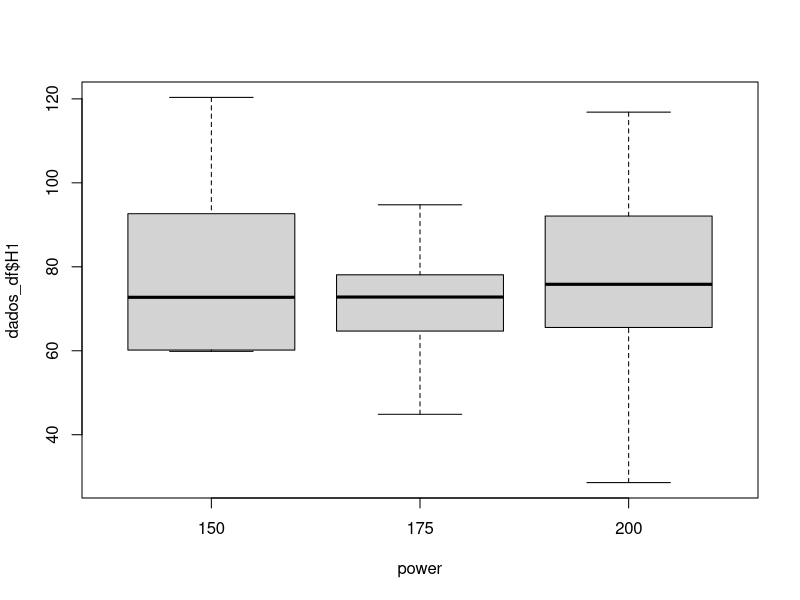
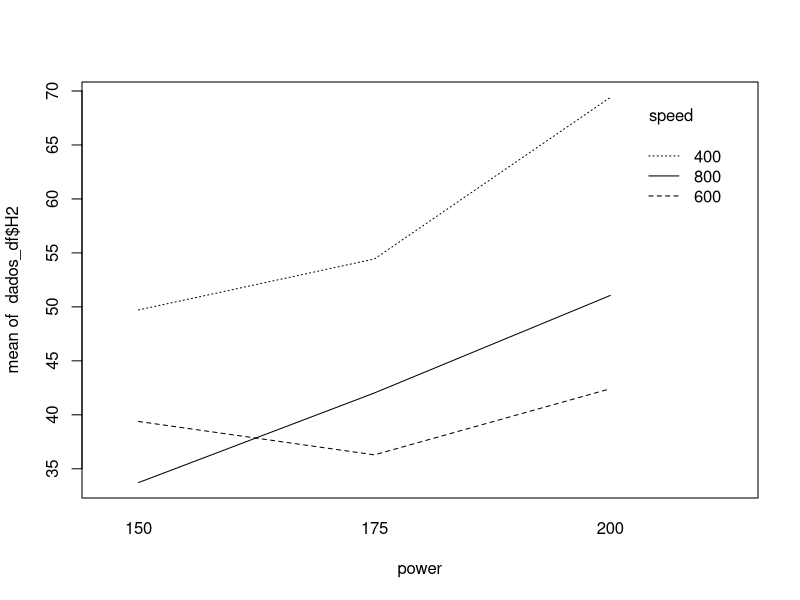
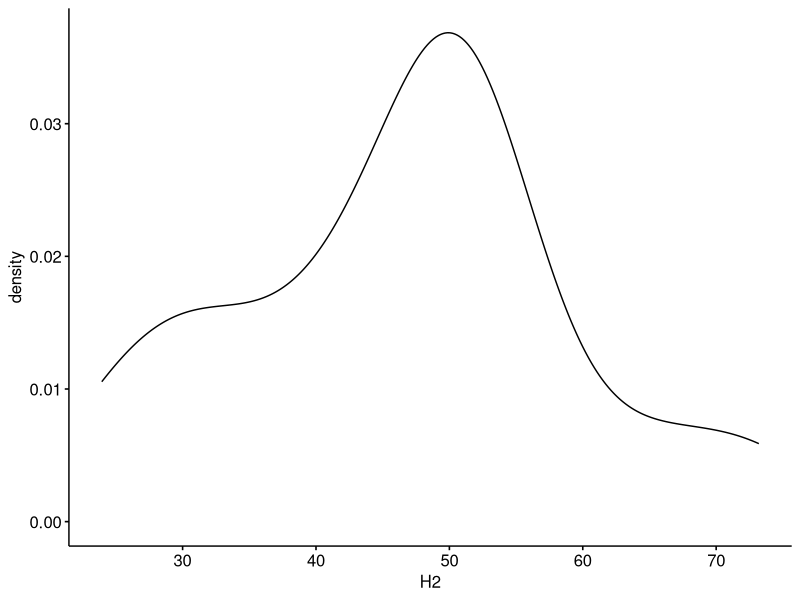
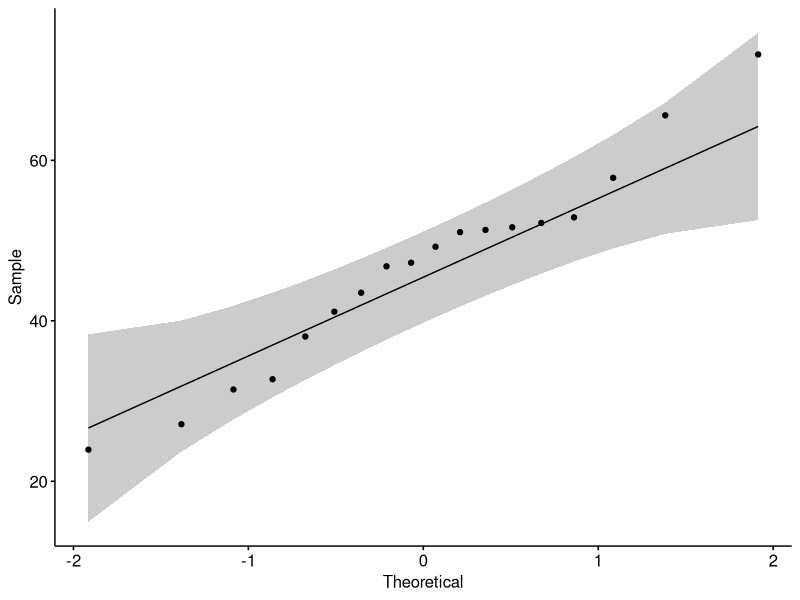
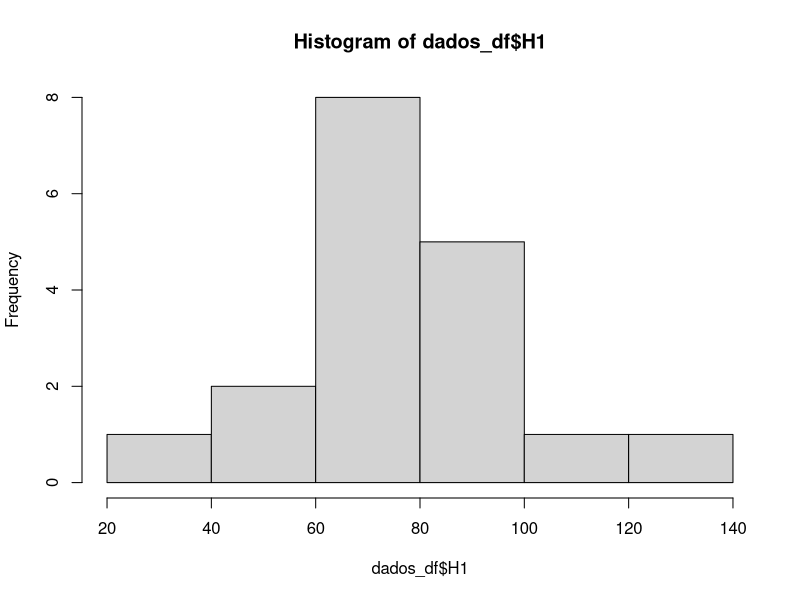
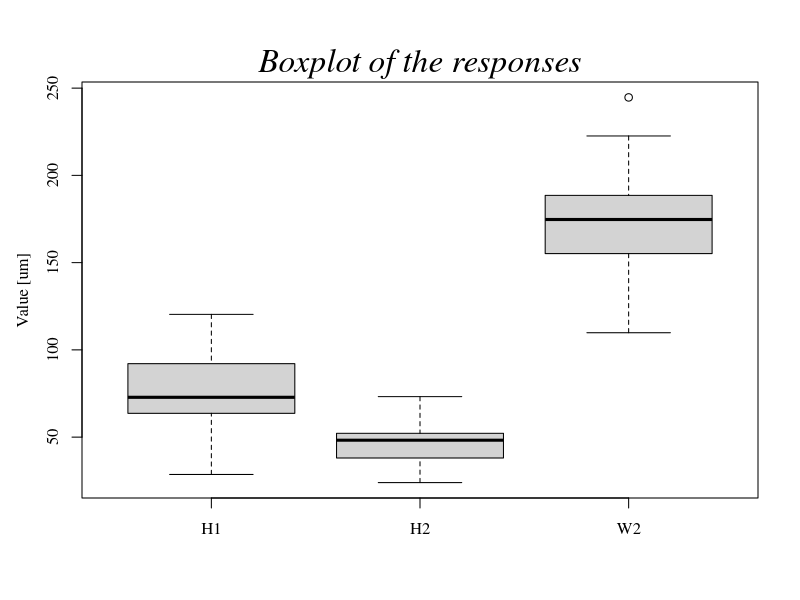
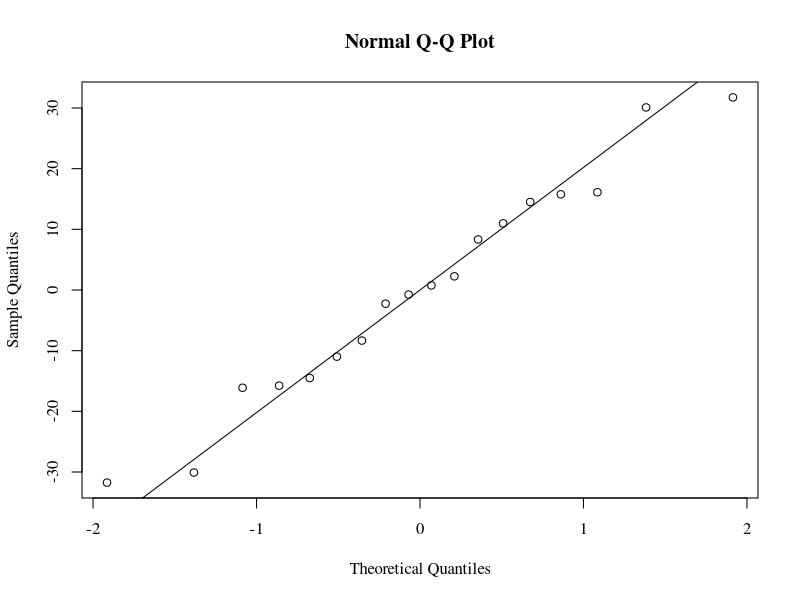
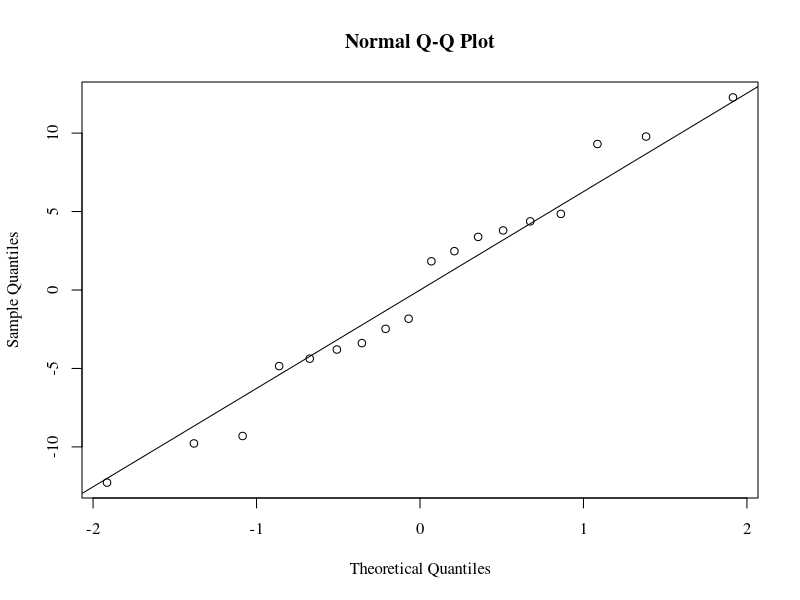

The R source for these figures, in order:
#renv::init()

# Read the file
dados <- read.csv("Dados.csv")
dados_df <- data.frame(dados)
dados_df

# Identify the factors
power <- factor(dados_df$Power..W.)
speed <- factor(dados_df$Scanning.speed..mm.s.)

# Descriptive statistics
mean_H1 <- mean(dados_df$H1)
max_H1 <- max(dados_df$H1)
min_H1 <- min(dados_df$H1)

mean_H2 <- mean(dados_df$H2)
max_H2 <- max(dados_df$H2)
min_H2 <- min(dados_df$H2)

mean_W2 <- mean(dados_df$W2)
max_W2 <- max(dados_df$W2)
min_W2 <- min(dados_df$W2)

# Create a data frame to each response
stat_H1 <- data.frame(mean_H1, max_H1, min_H1)
colnames(stat_H1) <- c("mean [um]", "max [um]", "min [um]")

stat_H2 <- data.frame(mean_H2, max_H2, min_H2)
colnames(stat_H2) <- c("mean [um]", "max [um]", "min [um]")

stat_W2 <- data.frame(mean_W2, max_W2, min_W2)
colnames(stat_W2) <- c("mean [um]", "max [um]", "min [um]")

# Combine in one data frame with all the responses
descrip_stat <- rbind(stat_H1, stat_H2, stat_W2)
rownames(descrip_stat) <- c('H1', 'H2', 'W2')
print(descrip_stat)

# Evaluate the influence of the factors in each response
# ANOVA H1
model_H1 <- aov(dados_df$H1 ~ power * speed)
summary(model_H1)

# ANOVA H2
model_H2 <- aov(dados_df$H2 ~ power * speed)
summary(model_H2)

# ANOVA W2
model_W2 <- aov(dados_df$W2 ~ power * speed)
summary(model_W2)

# Make some graphs
plot(dados_df$H1 ~ power)

# Boxplot
png("boxplot.png", width = 2200, height = 1300, res = 300)
par(mfrow = c(1, 1), family = "serif")
boxplot(dados_df$H1, dados_df$H2, dados_df$W2, xaxt = "n")
axis(1, at = seq(1, 3, by = 1), labels = c("H1", "H2", "W2"))
title(main = "Boxplot of the responses", cex.main = 2, font.main = 3, line = 0.5)
title(ylab = bquote("Value [um]"), line = 2.5)
dev.off()

# QQ-Norm
png("qq-plot_H1.png", width = 2200, height = 1300, res = 300)
par(mfrow = c(1, 1), family = "serif")
qqnorm(residuals(model_H1))
qqline(residuals(model_H1))
dev.off()

png("qq-plot_H2.png", width = 2200, height = 1300, res = 300)
par(mfrow = c(1, 1), family = "serif")
qqnorm(residuals(model_H2))
qqline(residuals(model_H2))
dev.off()

png("qq-plot_W2.png", width = 2200, height = 1300, res = 300)
par(mfrow = c(1, 1), family = "serif")
qqnorm(residuals(model_W2))
qqline(residuals(model_W2))
dev.off()

# Visual residual analysis
png("four_diagnosis_plots.png", width = 2200, height = 1300, res = 300)
par(mfrow = c(2, 2), family = "serif")
plot(model_H2)
dev.off()

# Check residuals normality with Shapiro Wilk Test
shapiro.test(residuals(model_H1))

# Extra
# Visualize the response related to factors' interaction
interaction.plot(power, speed, dados_df$H2)

# Density, residuals, and histograms
install.packages("ggpubr")
library("ggpubr")
ggdensity(dados_df$H2, xlab = "H2")
ggqqplot(dados_df$H2)
hist(dados_df$H1, breaks = 5)

# Check responses normality distribution
shapiro.test(dados_df$H1)
shapiro.test(dados_df$H2)
